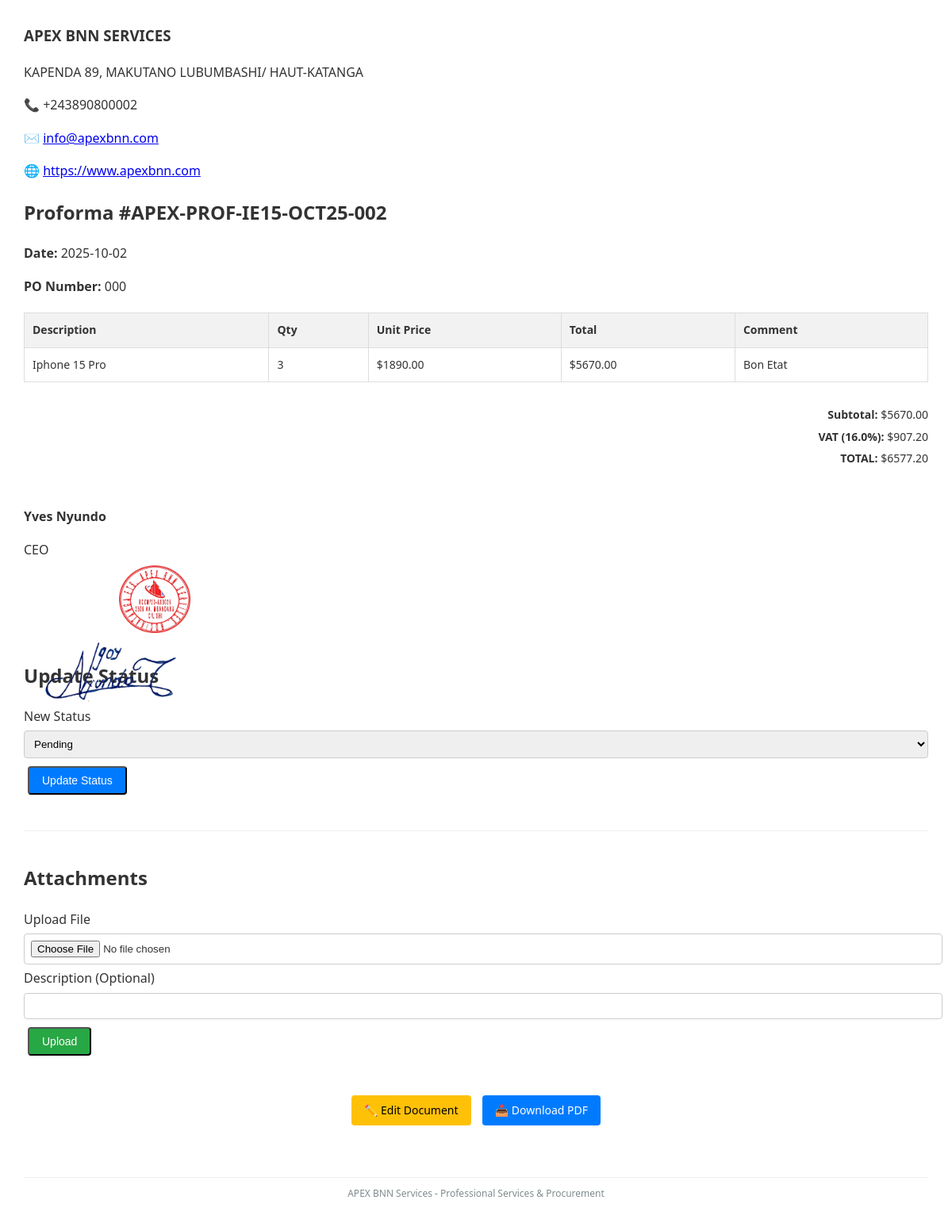
The page /view_document/3 (signed in) on the database its author committed.
### models_core/models.py (models this page shows, shortened)
class CompanySettings(db.Model):
    id = db.Column(db.Integer, primary_key=True)
    company_id = db.Column(db.String(50), nullable=False, default="APEX-BNN-001")
    name = db.Column(db.String(128), nullable=False)
    signature_image_path = db.Column(db.String(500))
    signature_description = db.Column(db.String(255))
    stamp_image_path = db.Column(db.String(500))
    signing_person_name = db.Column(db.String(100))
    signing_person_function = db.Column(db.String(100))
    logo_image_path = db.Column(db.String(500))
    address = db.Column(db.Text)
    phone = db.Column(db.String(20))
    email = db.Column(db.String(100))
    website = db.Column(db.String(255))

class Invoice(db.Model):
    __tablename__ = 'invoice'
    id = db.Column(db.Integer, primary_key=True)
    document_type = db.Column(db.String(20), default='invoice', nullable=False)
    invoice_number = db.Column(db.String(20), nullable=False)  # Removed unique=True for versioning
    po_number = db.Column(db.String(50))
    client_id = db.Column(db.Integer, db.ForeignKey('client.id'), nullable=False)
    date_created = db.Column(db.DateTime, default=lambda: datetime.now(timezone.utc))
    issue_date = db.Column(db.Date, nullable=True)
    due_date = db.Column(db.Date, nullable=True)
    subtotal = db.Column(db.Float, default=0.0)
    total_amount = db.Column(db.Float, default=0.0)
    vat_amount = db.Column(db.Float, default=0.0)
    vat_rate = db.Column(db.Float, default=16.0)
    status = db.Column(db.String(20), default='Pending')
    signing_person_name = db.Column(db.String(100))
    signing_person_function = db.Column(db.String(100))
    created_by = db.Column(db.Integer, db.ForeignKey('user.id'), nullable=False)
    created_at = db.Column(db.DateTime, default=datetime.utcnow, nullable=False)
    pdf_file = db.Column(db.String(200), nullable=True)  # Will store "generated_pdfs/filename.pdf"
    updated_at = db.Column(db.DateTime, default=datetime.utcnow, onupdate=datetime.utcnow)
    version = db.Column(db.Integer, default=1, nullable=False)
    parent_id = db.Column(db.Integer, db.ForeignKey('invoice.id'), nullable=True)
    client = db.relationship('Client', back_populates='invoices')
    items = db.relationship('InvoiceItem', backref='invoice', cascade='all, delete-orphan')
    attachments = db.relationship(
        "Attachment",
        back_populates="parent_invoice",
        foreign_keys="[Attachment.invoice_id]",
        cascade="all, delete-orphan"
    )
    parent = db.relationship('Invoice', remote_side=[id], back_populates='versions')
    versions = db.relationship('Invoice', back_populates='parent', cascade='all, delete-orphan')

class InvoiceItem(db.Model):
    id = db.Column(db.Integer, primary_key=True)
    description = db.Column(db.String(200), nullable=False)
    quantity = db.Column(db.Integer, nullable=False)
    created_by = db.Column(db.Integer, db.ForeignKey('user.id'), nullable=False)
    creator = db.relationship('User', backref='created_invoices')
    unit_price = db.Column(db.Float, nullable=True)
    total_price = db.Column(db.Float, nullable=True)
    comment = db.Column(db.Text)
    invoice_id = db.Column(db.Integer, db.ForeignKey('invoice.id'), nullable=False)

### app.py (the view)
@app.route('/view_document/<int:invoice_id>')
@login_required
def view_document(invoice_id):
    invoice = db.session.get(Invoice, invoice_id)
    if not invoice:
        abort(404)
    if invoice.created_by != current_user.id and current_user.role != 'admin':
        flash("You don't have permission to view this document.", "error")
        return redirect(url_for('dashboard'))
    company_settings = get_or_create_company_settings()
    return render_template('view_document.html', invoice=invoice, company_settings=company_settings)

### app.py (called while the page is built)
@app.context_processor
def inject_datetime():
    return {'datetime': datetime, 'now': datetime.now}

### models_core/models.py (called while the page is built)
def get_or_create_company_settings():
    settings = db.session.execute(db.select(CompanySettings).limit(1)).scalar()
    if not settings:
        settings = CompanySettings(
            name="APEX BNN",
            company_id="APEX-BNN-001",
            signing_person_name="Authorized Signatory",
            signing_person_function="Finance Manager"
        )
        db.session.add(settings)
        db.session.commit()
        print("✅ Default company settings created.")
    else:
        print("✅ Loaded existing company settings.")
    return settings

### templates/view_document.html (shortened to what this page needs)
<!DOCTYPE html>
<html lang="en" data-theme="light">
<head>
</head>
<body class="{{ 'delivery-note' if invoice.document_type == 'delivery_note' else '' }}">
  <div class="container">
    <div class="flex justify-between mb-6">
      <div>
         <h3 class="text-xl font-bold text-gray-800">{{ company_settings.name }}</h3>
        <p>{{ company_settings.address }}</p>
        {% if company_settings.phone %}
          <p>📞 {{ company_settings.phone }}</p>
        {% endif %}
        {% if company_settings.email %}
          <p>✉️ <a href="mailto:{{ company_settings.email }}">{{ company_settings.email }}</a></p>
        {% endif %}
        {% if company_settings.website %}
          <p>🌐 <a href="https://{{ company_settings.website }}" target="_blank">{{ company_settings.website }}</a></p>
        {% endif %}
      </div>
      <div class="text-right">
        <h2 class="text-2xl font-bold text-red-600 uppercase">
          {{ invoice.document_type | replace('_', ' ') | title }} #{{ invoice.document_id or invoice.invoice_number }}
        </h2>
        <p><strong>Date:</strong> {{ invoice.issue_date.strftime('%Y-%m-%d') if invoice.issue_date else 'N/A' }}</p>
        <p><strong>PO Number:</strong> {{ invoice.po_number or '-' }}</p>
      </div>
    </div>
    <div class="table-container">
      <table>
        <thead>
          <tr>
            <th>Description</th>
            <th>Qty</th>
            <th class="price-col">Unit Price</th>
            <th class="total-col">Total</th>
            <th class="no-price">Comment</th>
          </tr>
        </thead>
        <tbody>
          {% for item in invoice.items %}
            <tr>
              <td>{{ item.description }}</td>
              <td>{{ item.quantity }}</td>
              <td class="price-col">
                {% if item.unit_price is not none %}
                  ${{ '%.2f'|format(item.unit_price) }}
                {% else %}
                  —
                {% endif %}
              </td>
              <td class="total-col">
                {% if item.total_price is not none %}
                  ${{ '%.2f'|format(item.total_price) }}
                {% else %}
                  —
                {% endif %}
              </td>
              <td class="no-price">{{ item.comment or '—' }}</td>
            </tr>
          {% endfor %}
        </tbody>
      </table>
    </div>
    {% if invoice.document_type != 'delivery_note' %}
    <div class="amounts">
      <p><strong>Subtotal:</strong>  ${{ '%.2f'|format((invoice.total_amount or 0) - (invoice.vat_amount or 0)) }}</p>
      <p><strong>VAT ({{ invoice.vat_rate or 0 }}%):</strong> ${{ '%.2f'|format(invoice.vat_amount or 0) }}</p>
      <p><strong>TOTAL:</strong> ${{ '%.2f'|format(invoice.total_amount or 0) }}</p>
    </div>
    {% endif %}
    {% if invoice.document_type == 'delivery_note' %}
      <div class="delivery-signatures">
        <div class="sign-block">
          <div class="sign-label">Delivered By:</div>
          <div class="signature-block">
            {% if company_settings and company_settings.signature_image_path %}
              <img src="{{ url_for('static', filename='uploads/' + company_settings.signature_image_path) }}"
                   alt="Signature"
                   class="signature">
            {% endif %}
            {% if company_settings and company_settings.stamp_image_path %}
              <img src="{{ url_for('static', filename='uploads/' + company_settings.stamp_image_path) }}"
                   alt="Company Stamp"
                   class="stamp">
            {% endif %}
          </div>
          <p>{{ company_settings.signing_person_name or 'Authorized Signatory' }}</p>
          <p>{{ company_settings.signing_person_function or 'Logistics Manager' }}</p>
        </div>
        <div class="sign-block">
          <div class="sign-label">Received By:</div>
          <div style="height: 80px; border-bottom: 1px solid #000; margin-bottom: 40px;"></div>
          <p>Name: ___________________</p>
          <p>Date: ____________________</p>
        </div>
      </div>
    {% else %}
      <div class="signature-section">
        <p><strong>{{ company_settings.signing_person_name or 'Authorized Signatory' }}</strong></p>
        <p>{{ company_settings.signing_person_function or 'Finance Manager' }}</p>
        <div class="signature-block">
          {% if company_settings and company_settings.signature_image_path %}
            <img src="{{ url_for('static', filename='uploads/' + company_settings.signature_image_path) }}"
                 alt="Signature"
                 class="signature">
          {% endif %}
          {% if company_settings and company_settings.stamp_image_path %}
            <img src="{{ url_for('static', filename='uploads/' + company_settings.stamp_image_path) }}"
                 alt="Company Stamp"
                 class="stamp">
          {% endif %}
        </div>
      </div>
    {% endif %}
    <div class="status-update mt-8 p-6 bg-white rounded-lg shadow">
      <h2 class="text-xl font-semibold mb-4">Update Status</h2>
      <form method="POST" action="{{ url_for('update_document_status', invoice_id=invoice.id) }}" class="space-y-4">
        <div>
          <label class="block font-medium">New Status</label>
          <select name="status" required class="form-control">
            {% set statuses = ['Pending', 'Paid', 'Overdue', 'Accepted', 'Rejected', 'Delivered'] %}
            {% for s in statuses %}
              <option value="{{ s }}" {% if invoice.status == s %}selected{% endif %}>{{ s }}</option>
            {% endfor %}
          </select>
        </div>
        <button type="submit" class="btn btn-primary">Update Status</button>
      </form>
    </div>
    <div class="attachment-section mt-8 p-6 bg-white rounded-lg shadow">
      <h2 class="text-xl font-semibold mb-4">Attachments</h2>
      <form method="POST" action="{{ url_for('upload_attachment', invoice_id=invoice.id) }}" enctype="multipart/form-data" class="space-y-4">
        <div>
          <label class="block font-medium">Upload File</label>
          <input type="file" name="file" required class="form-control">
        </div>
        <div>
          <label class="block font-medium">Description (Optional)</label>
          <input type="text" name="description" class="form-control">
        </div>
        <button type="submit" class="btn btn-success">Upload</button>
      </form>
    </div>
    <div style="margin-top: 40px; text-align: center;">
      <a href="{{ url_for('edit_document', invoice_id=invoice.id) }}"
         class="btn btn-warning">
         ✏️ Edit Document
      </a>
      <a href="{{ url_for('download_document', invoice_id=invoice.id) }}"
         class="btn btn-primary">
         📥 Download PDF
      </a>
    </div>
    <div class="footer">
      APEX BNN Services - Professional Services & Procurement
    </div>
  </div>
</body>
</html>

### templates/view_document.html (style rules this page uses)
body { font-family: 'Segoe UI', Tahoma, Geneva, Verdana, sans-serif; margin: 30px; padding: 0; color: #333; background: #fff; line-height: 1.6; }
.container { max-width: 1200px; margin: 0 auto; width: 100%; }
.table-container { margin: 20px 0; }
table { width: 100%; border-collapse: collapse; font-size: 14px; }
th, td { border: 1px solid #ddd; padding: 10px; text-align: left; }
th { background-color: #f2f2f2; font-weight: 600; }
.amounts { text-align: right; margin-top: 30px; }
.amounts p { margin: 5px 0; font-size: 14px; }
.signature-section { margin-top: 50px; page-break-inside: avoid; }
.signature-block { position: relative; width: 200px; height: 80px; }
.signature-block img.signature { position: absolute; top: 0; left: 0; width: 100%; height: auto; z-index: 1; }
.signature-block img.stamp { position: absolute; top: -10px; right: -10px; width: 90px; z-index: 2; opacity: 0.9; }
.footer { margin-top: 60px; text-align: center; font-size: 12px; color: #7f8c8d; border-top: 1px solid #eee; padding-top: 10px; }
.attachment-section { margin-top: 40px; border-top: 1px solid #eee; padding-top: 20px; }
.status-update { margin-top: 30px; }
.btn { display: inline-block; padding: 8px 16px; margin: 5px; font-size: 14px; text-decoration: none; border-radius: 4px; text-align: center; }
.btn-primary { background: #007BFF; color: white; }
.btn-warning { background: #ffc107; color: black; }
.btn-success { background: #28a745; color: white; }
.form-control { width: 100%; padding: 8px; margin: 5px 0; border: 1px solid #ccc; border-radius: 4px; }

### rows shown on the page
CompanySettings: name "APEX BNN SERVICES", address "KAPENDA 89, MAKUTANO LUBUMBASHI/ HAUT-KATANGA", phone "+243890800002", email "info@apexbnn.com", website "https://www.apexbnn.com", signing_person_name "Yves Nyundo", signing_person_function "CEO", signature_image_path (picture), stamp_image_path (picture)
Invoice: document_type "Proforma", invoice_number "APEX-PROF-IE15-OCT25-002", issue_date "2025-10-02", po_number "000", (invoice.total_amountor0)-(invoice.vat_amountor0) "5670.00", vat_rate "16.0", vat_amount "907.20", total_amount "6577.20", status "Pending"
InvoiceItem: description "Iphone 15 Pro", quantity "3", unit_price "1890.00", total_price "5670.00", comment "Bon Etat"
